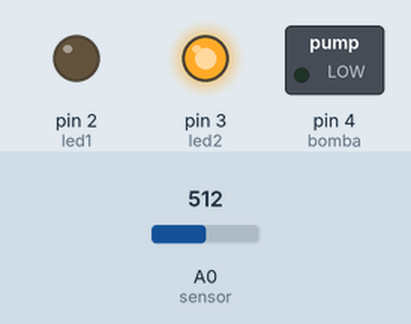
Simulated run of this sketch. Board: Arduino Uno, built with avr-gcc and run on an emulated ATmega328P. Shown: switched loads named in the sketch (green lamp = pin HIGH), output pins drawn as LEDs (lit = HIGH). The inputs (shaded band) are chosen by the test bench; at power-on: A0 (sensor) = 512.

Above: at 1.2 s.
1.3 s: A0 (sensor) set to 787
2.8 s: A0 (sensor) set to 817
At 4.0 s:
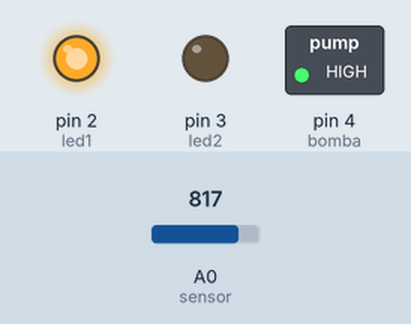
4.3 s: A0 (sensor) set to 790
At 5.4 s:
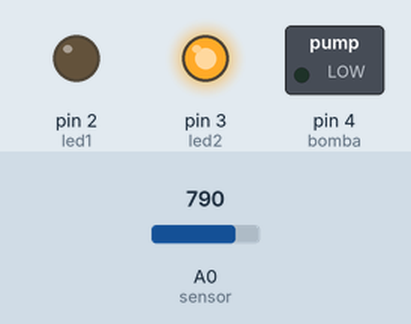
5.8 s: A0 (sensor) set to 810
At 6.6 s:
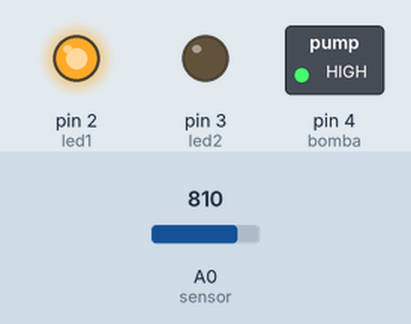
Timing chart, 0 to 8.3 s (numbered marks = the images above; inputs shaded):
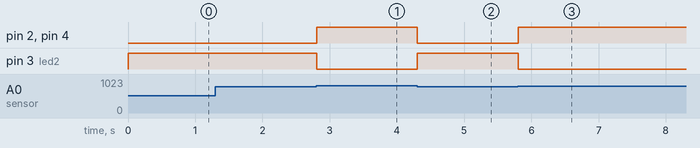

Measured:
- the behaviour switches between 800 and 801 on A0 (sensor) (found by bisection; images 0 and 1)
- after the input at 1.3 s, every drawn part: stays the same
- after the input at 2.8 s, pin 2 (led1), pin 4 (bomba): LOW → HIGH at once; pin 3 (led2): HIGH → LOW at once
- after the input at 4.3 s, pin 2 (led1), pin 4 (bomba): HIGH → LOW at once; pin 3 (led2): LOW → HIGH at once
- after the input at 5.8 s, pin 2 (led1), pin 4 (bomba): LOW → HIGH at once; pin 3 (led2): HIGH → LOW at once

The sketch:

SensorUmidade.ino
```cpp
#define led1 2
#define led2 3
#define bomba 4
#define sensor A0

int umd;

void setup() {
  Serial.begin(9600);
  pinMode(led1, OUTPUT);
  pinMode(led2, OUTPUT);
  pinMode(sensor, INPUT);
  pinMode(bomba, OUTPUT);
  digitalWrite(bomba, LOW);

}

void loop() {
  umd = analogRead(sensor);

  if (umd > 0 && umd < 800){
    digitalWrite(led2, HIGH);
    digitalWrite(led1, LOW);
    digitalWrite(bomba, LOW);
  }

  if (umd > 800 && umd < 1024){
    digitalWrite(led2, LOW);
    digitalWrite(led1, HIGH);
    digitalWrite(bomba, HIGH);

  }
  delay(100);


}
```
